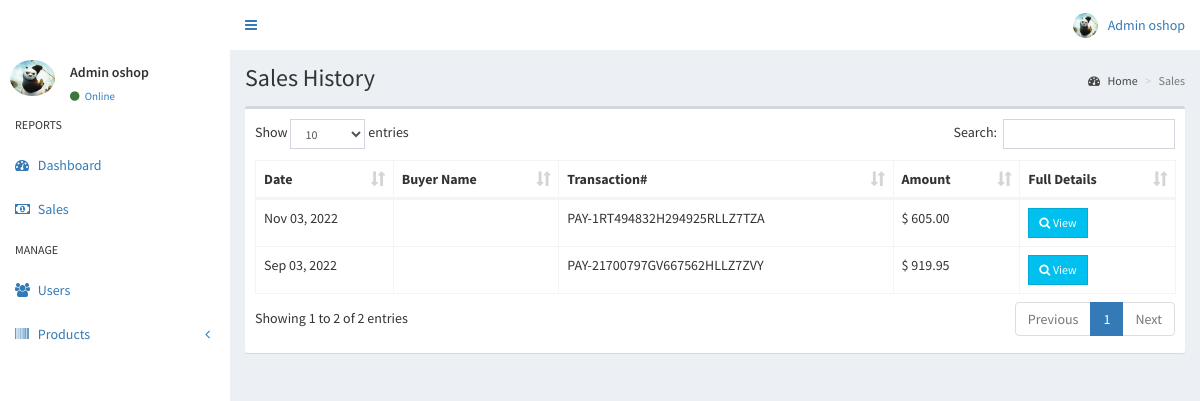
The page /admin/sales.php (signed in) on the database its author committed.
### tables this page shows
CREATE TABLE `users` (
  `id` int(11) NOT NULL,
  `email` varchar(200) NOT NULL,
  `password` varchar(60) NOT NULL,
  `type` int(1) NOT NULL,
  `firstname` varchar(50) NOT NULL,
  `lastname` varchar(50) NOT NULL,
  `address` text NOT NULL,
  `contact_info` varchar(100) NOT NULL,
  `photo` varchar(200) NOT NULL,
  `status` int(1) NOT NULL,
  `activate_code` varchar(15) NOT NULL,
  `reset_code` varchar(15) NOT NULL,
  `created_on` date NOT NULL
);

CREATE TABLE `sales` (
  `id` int(11) NOT NULL,
  `user_id` int(11) NOT NULL,
  `pay_id` varchar(50) NOT NULL,
  `sales_date` date NOT NULL
);

### admin/includes/session.php (called while the page is built, shortened)
<?php
	include '../includes/conn.php';
	$conn = $pdo->open();
	$stmt = $conn->prepare("SELECT * FROM users WHERE id=:id");
	$stmt->execute(['id'=>$_SESSION['admin']]);
	$admin = $stmt->fetch();
?>

### admin/sales.php (the view, shortened to what this page needs)
<?php include 'includes/session.php'; ?>
<?php include 'includes/header.php'; ?>
<body class="hold-transition skin-gu sidebar-mini">
<div class="wrapper">
  <?php include 'includes/navbar.php'; ?>
  <?php include 'includes/menubar.php'; ?>
  <div class="content-wrapper">
    <section class="content-header">
      <h1>
        Sales History
      </h1>
      <ol class="breadcrumb">
        <li><a href="#"><i class="fa fa-dashboard"></i> Home</a></li>
        <li class="active">Sales</li>
      </ol>
    </section>
    <section class="content">
      <div class="row">
        <div class="col-xs-12">
          <div class="box">
            <div class="box-body">
              <table id="example1" class="table table-bordered">
                <thead>
                  <th>Date</th>
                  <th>Buyer Name</th>
                  <th>Transaction#</th>
                  <th>Amount</th>
                  <th>Full Details</th>
                </thead>
                <tbody>
                  <?php
                    $conn = $pdo->open();
                    try{
                      $stmt = $conn->prepare("SELECT *, sales.id AS salesid FROM sales LEFT JOIN users ON users.id=sales.user_id ORDER BY sales_date DESC");
                      $stmt->execute();
                      foreach($stmt as $row){
                        $stmt = $conn->prepare("SELECT * FROM details LEFT JOIN products ON products.id=details.product_id WHERE details.sales_id=:id");
                        $stmt->execute(['id'=>$row['salesid']]);
                        $total = 0;
                        foreach($stmt as $details){
                          $subtotal = $details['price']*$details['quantity'];
                          $total += $subtotal;
                        }
                        echo "
                          <tr>
                            <td class='hidden'></td>
                            <td>".date('M d, Y', strtotime($row['sales_date']))."</td>
                            <td>".$row['firstname'].' '.$row['lastname']."</td>
                            <td>".$row['pay_id']."</td>
                            <td>&#36; ".number_format($total, 2)."</td>
                            <td><button type='button' class='btn btn-info btn-sm btn-flat transact' data-id='".$row['salesid']."'><i class='fa fa-search'></i> View</button></td>
                          </tr>
                        ";
                      }
                    }
                    catch(PDOException $e){
                      echo $e->getMessage();
                    }
                  ?>
                </tbody>
              </table>
            </div>
          </div>
        </div>
      </div>
    </section>
  </div>
</div>
</body>
</html>

### admin/includes/navbar.php (shortened to what this page needs)
<header class="main-header">
  <nav class="navbar navbar-static-top">
    <a href="#" class="sidebar-toggle" data-toggle="push-menu" role="button">
    </a>
    <div class="navbar-custom-menu">
      <ul class="nav navbar-nav">
        <li class="dropdown user user-menu">
          <a href="#" class="dropdown-toggle" data-toggle="dropdown">
            <img src="<?php echo (!empty($admin['photo'])) ? '../images/'.$admin['photo'] : '../images/profile.jpg'; ?>" class="user-image" alt="User Image">
            <span class="hidden-xs"><?php echo $admin['firstname'].' '.$admin['lastname']; ?></span>
          </a>
        </li>
      </ul>
    </div>
  </nav>
</header>

### admin/includes/menubar.php (shortened to what this page needs)
<aside class="main-sidebar">
  <section class="sidebar">
    <div class="user-panel">
      <div class="pull-left image">
        <img src="<?php echo (!empty($admin['photo'])) ? '../images/'.$admin['photo'] : '../images/profile.jpg'; ?>" class="img-circle" alt="User Image">
      </div>
      <div class="pull-left info">
        <p><?php echo $admin['firstname'].' '.$admin['lastname']; ?></p>
        <a><i class="fa fa-circle text-success"></i> Online</a>
      </div>
    </div>
    <ul class="sidebar-menu" data-widget="tree">
      <li class="header">REPORTS</li>
      <li><a href="home.php"><i class="fa fa-dashboard"></i> <span>Dashboard</span></a></li>
      <li><a href="sales.php"><i class="fa fa-money"></i> <span>Sales</span></a></li>
      <li class="header">MANAGE</li>
      <li><a href="users.php"><i class="fa fa-users"></i> <span>Users</span></a></li>
      <li class="treeview">
        <a href="#">
          <i class="fa fa-barcode"></i>
          <span>Products</span>
          <span class="pull-right-container">
            <i class="fa fa-angle-left pull-right"></i>
          </span>
        </a>
  </section>
</aside>

### rows shown on the page
users: photo (placeholder picture), firstname "Admin", lastname "oshop"
sales: sales_date "Nov 03, 2022", pay "PAY-1RT494832H294925RLLZ7TZA", total "605.00"
sales: sales_date "Sep 03, 2022", pay "PAY-21700797GV667562HLLZ7ZVY", total "919.95"
